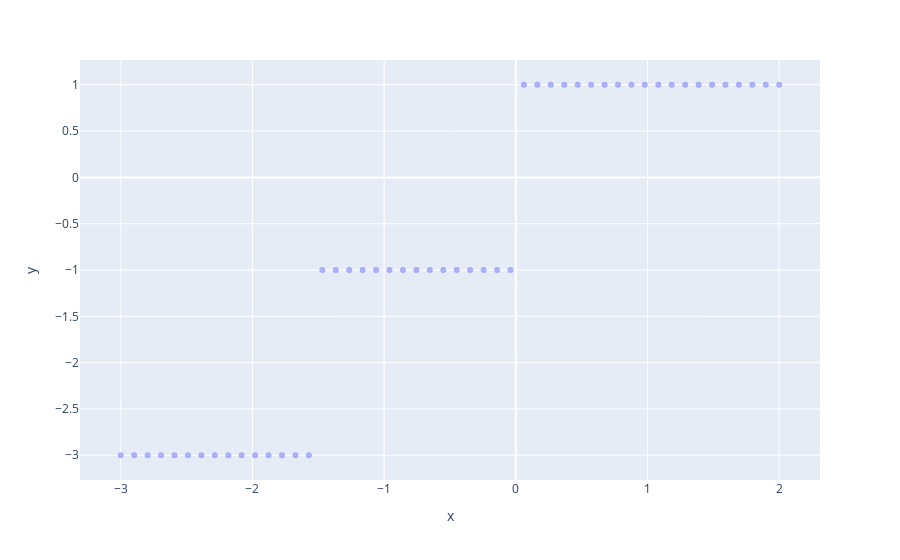

Notebook cell for this chart:
### Code cell
nw_estimator_sampler = nw_diffusion_local_poly(PRNGKey(42), test_data, schedule, 0, log_gaussian_kernel, log_gaussian_kernel,
                                                    0.01, 0.01, 16)
#nw_estimator_sampler = nw_diffusion(PRNGKey(42), test_data, schedule, log_gaussian_kernel, log_gaussian_kernel,
#                                                    0.01, 0.01, 64)
plot_samples_scatter(jax.vmap(nw_estimator_sampler, in_axes=(0,None,None))(jnp.linspace(-3, 2, 50), jnp.array([1.1]), 50))

### Figure 1 — Plotly figure (JSON) as saved in the notebook; plotly's stock layout.template omitted (floating-point values rounded to 4 significant figures)
{"data": [{"hovertemplate": "x=%{x}<br>y=%{y}<extra></extra>", "legendgroup": "", "marker": {"color": "#636efa", "opacity": 0.5, "symbol": "circle"}, "mode": "markers", "name": "", "orientation": "v", "showlegend": false, "type": "scatter", "x": [-3, -2.898, -2.796, -2.694, -2.592, -2.49, -2.388, -2.286, -2.184, -2.082, -1.98, -1.878, -1.776, -1.673, -1.571, -1.469, -1.367, -1.265, -1.163, -1.061, -0.9592, -0.8571, -0.7551, -0.6531, -0.551, -0.449, -0.3469, -0.2449, -0.1429, -0.04082, 0.06122, 0.1633, 0.2653, 0.3673, 0.4694, 0.5714, 0.6735, 0.7755, 0.8776, 0.9796, 1.082, 1.184, 1.286, 1.388, 1.49, 1.592, 1.694, 1.796, 1.898, 2], "xaxis": "x", "y": [-3, -3, -3, -3, -3, -3, -3, -3, -3, -3, -3, -3, -3, -3, -3, -1, -1, -1, -1, -1, -1, -1, -1, -1, -1, -1, -1, -1, -1, -1, 1, 1, 1, 1, 1, 1, 1, 1, 1, 1, 1, 1, 1, 1, 1, 1, 1, 1, 1, 1], "yaxis": "y"}], "layout": {"legend": {"tracegroupgap": 0}, "margin": {"t": 60}, "xaxis": {"anchor": "y", "domain": [0, 1], "title": {"text": "x"}}, "yaxis": {"anchor": "x", "domain": [0, 1], "title": {"text": "y"}}}}
